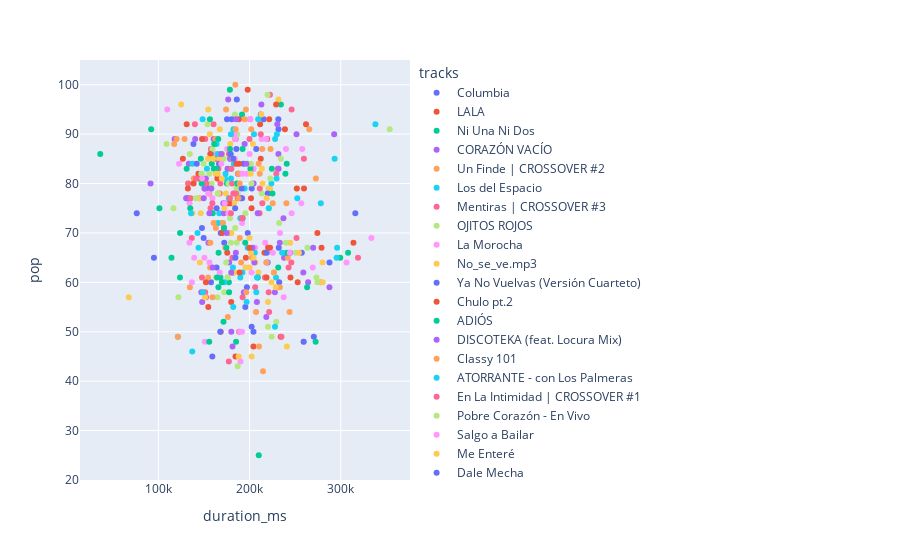

The notebook cell saved with this chart:
### Code cell
# looking at every countries top 50 expect globle
countrysdataframes=dataframes[1:]
countrysdataframes
countrysplaylistdf=pd.concat(countrysdataframes).drop_duplicates(subset='tracks', keep="first")
px.scatter(countrysplaylistdf,x='duration_ms',y='pop',color='tracks')
